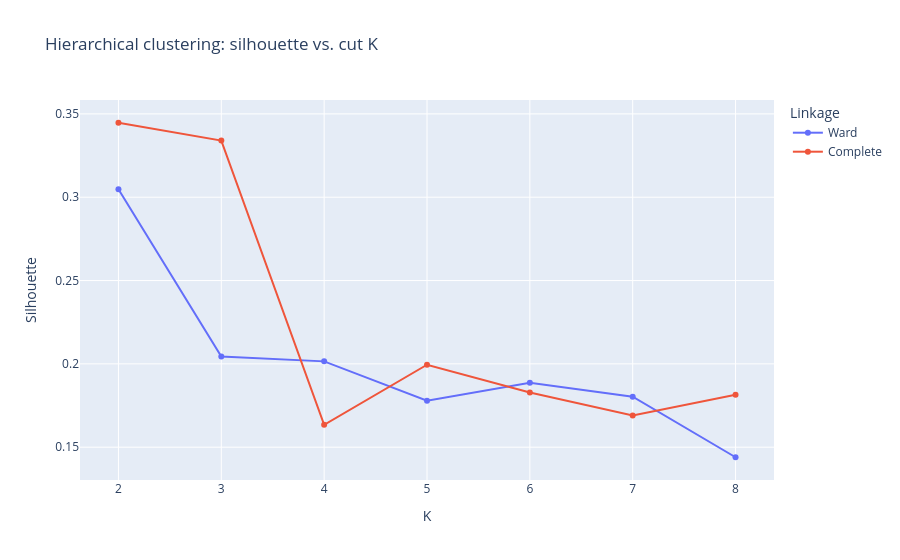

The code cell stored with this chart in its notebook:
### Code cell
# Complete linkage merges using the farthest pair across two groups.
complete_tree = linkage(X_z, method="complete", metric="euclidean")

h_scores = []
for method, tree in [("Ward", ward_tree), ("Complete", complete_tree)]:
    for k in range(2, 9):
        groups = fcluster(tree, t=k, criterion="maxclust")
        h_scores.append({"Linkage": method, "K": k,
                         "Silhouette": silhouette_score(X_z, groups)})
h_scores = pd.DataFrame(h_scores)
display(h_scores.pivot(index="K", columns="Linkage", values="Silhouette").round(3))

fig = px.line(h_scores, x="K", y="Silhouette", color="Linkage", markers=True,
              title="Hierarchical clustering: silhouette vs. cut K")
fig.show()

### Figure 1 — Plotly figure (JSON) as saved in the notebook; plotly's stock layout.template omitted (floating-point values rounded to 4 significant figures)
{"data": [{"hovertemplate": "Linkage=Ward<br>K=%{x}<br>Silhouette=%{y}<extra></extra>", "legendgroup": "Ward", "line": {"color": "#636efa", "dash": "solid"}, "marker": {"symbol": "circle"}, "mode": "lines+markers", "name": "Ward", "orientation": "v", "showlegend": true, "type": "scatter", "x": [2, 3, 4, 5, 6, 7, 8], "xaxis": "x", "y": [0.3048, 0.2044, 0.2015, 0.1779, 0.1886, 0.1803, 0.144], "yaxis": "y"}, {"hovertemplate": "Linkage=Complete<br>K=%{x}<br>Silhouette=%{y}<extra></extra>", "legendgroup": "Complete", "line": {"color": "#EF553B", "dash": "solid"}, "marker": {"symbol": "circle"}, "mode": "lines+markers", "name": "Complete", "orientation": "v", "showlegend": true, "type": "scatter", "x": [2, 3, 4, 5, 6, 7, 8], "xaxis": "x", "y": [0.3447, 0.334, 0.1635, 0.1995, 0.1828, 0.1691, 0.1815], "yaxis": "y"}], "layout": {"legend": {"title": {"text": "Linkage"}, "tracegroupgap": 0}, "title": {"text": "Hierarchical clustering: silhouette vs. cut K"}, "xaxis": {"anchor": "y", "domain": [0, 1], "title": {"text": "K"}}, "yaxis": {"anchor": "x", "domain": [0, 1], "title": {"text": "Silhouette"}}}}
